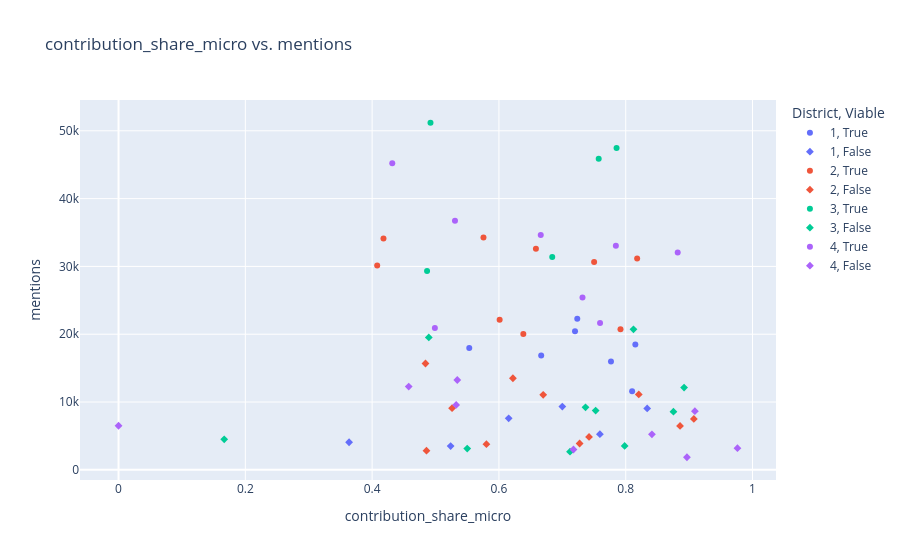

The code cell stored with this chart in its notebook:
### Markdown cell above
## 6. Interactive feature explorer

The main qualitative tool in this notebook. **Edit the two variables at the top
of the cell and rerun** to explore any pairing.

Use the tables above to pick a feature, then use this figure to ask: which
candidates create the relationship? Which contradict it? Is one district driving
it? Are the outliers viable or not?

This is where a coefficient starts becoming a political story.

### Code cell
# ------------------------------------------------------------
# EDIT THESE TWO LINES to explore a different relationship.
# ------------------------------------------------------------
x_variable = "contribution_share_micro"
y_variable = "mentions"
# ------------------------------------------------------------

plot_data = analysis.dropna(subset=[x_variable, y_variable]).copy()
plot_data["district"] = plot_data["district"].astype(str)

fig = px.scatter(
    plot_data,
    x=x_variable,
    y=y_variable,
    color="district",
    symbol="is_viable",
    hover_name="canonical_candidate",
    hover_data={
        "district": True,
        x_variable: ":.3f",
        "mentions": ":,.0f",
        "first_place_votes": ":,.0f",
        "is_viable": True,
    },
    labels={
        "district": "District",
        "is_viable": "Viable",
    },
    title=f"{x_variable} vs. {y_variable}",
)

fig.show()

### Figure 1 — Plotly figure (JSON) as saved in the notebook; plotly's stock layout.template omitted (floating-point values rounded to 4 significant figures)
{"data": [{"customdata": [["1", 3550, true], ["1", 3975, true], ["1", 5586, true], ["1", 4052, true], ["1", 5064, true], ["1", 3894, true], ["1", 8297, true]], "hovertemplate": "<b>%{hovertext}</b><br><br>District=%{customdata[0]}<br>Viable=%{customdata[2]}<br>contribution_share_micro=%{x:.3f}<br>mentions=%{y:,.0f}<br>first_place_votes=%{customdata[1]:,.0f}<extra></extra>", "hovertext": ["Timur Ender", "Terrence Hayes", "Loretta Smith", "Noah Ernst", "Jamie Dunphy", "Steph Routh", "Candace Avalos"], "legendgroup": "1, True", "marker": {"color": "#636efa", "symbol": "circle"}, "mode": "markers", "name": "1, True", "orientation": "v", "showlegend": true, "type": "scatter", "x": [0.6667, 0.7767, 0.5532, 0.8101, 0.8152, 0.72, 0.7236], "xaxis": "x", "y": [16860.0, 15970.0, 17980.0, 11610.0, 18470.0, 20440.0, 22270.0], "yaxis": "y"}, {"customdata": [["1", 720, false], ["1", 1698, false], ["1", 355, false], ["1", 711, false], ["1", 385, false], ["1", 1111, false]], "hovertemplate": "<b>%{hovertext}</b><br><br>District=%{customdata[0]}<br>Viable=%{customdata[2]}<br>contribution_share_micro=%{x:.3f}<br>mentions=%{y:,.0f}<br>first_place_votes=%{customdata[1]:,.0f}<extra></extra>", "hovertext": ["Deian Salazar", "Doug Clove", "Joe Furi", "Cayle Tern", "Thomas Shervey", "David Linn"], "legendgroup": "1, False", "marker": {"color": "#636efa", "symbol": "diamond"}, "mode": "markers", "name": "1, False", "orientation": "v", "showlegend": true, "type": "scatter", "x": [0.7593, 0.6154, 0.3636, 0.8339, 0.5238, 0.7], "xaxis": "x", "y": [5262.0, 7593.0, 4070.0, 9061.0, 3507.0, 9324.0], "yaxis": "y"}, {"customdata": [["2", 3997, true], ["2", 5462, true], ["2", 12447, true], ["2", 2287, true], ["2", 9924, true], ["2", 12047, true], ["2", 3404, true], ["2", 7218, true], ["2", 6838, true]], "hovertemplate": "<b>%{hovertext}</b><br><br>District=%{customdata[0]}<br>Viable=%{customdata[2]}<br>contribution_share_micro=%{x:.3f}<br>mentions=%{y:,.0f}<br>first_place_votes=%{customdata[1]:,.0f}<extra></extra>", "hovertext": ["Marnie Glickman", "Nat West", "Elana Pirtle-Guiney", "Mariah Hudson", "Sameer Kanal", "Dan Ryan", "Jonathan Tasini", "Tiffani Penson", "Michelle DePass"], "legendgroup": "2, True", "marker": {"color": "#EF553B", "symbol": "circle"}, "mode": "markers", "name": "2, True", "orientation": "v", "showlegend": true, "type": "scatter", "x": [0.7917, 0.7502, 0.5756, 0.6385, 0.818, 0.4179, 0.6011, 0.408, 0.6583], "xaxis": "x", "y": [20720.0, 30670.0, 34270.0, 20050.0, 31170.0, 34120.0, 22140.0, 30150.0, 32610.0], "yaxis": "y"}, {"customdata": [["2", 1233, false], ["2", 304, false], ["2", 1228, false], ["2", 707, false], ["2", 1476, false], ["2", 1646, false], ["2", 1114, false], ["2", 759, false], ["2", 834, false], ["2", 2520, false], ["2", 656, false]], "hovertemplate": "<b>%{hovertext}</b><br><br>District=%{customdata[0]}<br>Viable=%{customdata[2]}<br>contribution_share_micro=%{x:.3f}<br>mentions=%{y:,.0f}<br>first_place_votes=%{customdata[1]:,.0f}<extra></extra>", "hovertext": ["Chris Olson", "Sam Sachs", "Debbie Kitchin", "Laura Streib", "James Armstrong", "Michael (Mike) Marshall", "Jennifer Park", "Will Mespelt", "Nabil Zaghloul", "Bob Simril", "Reuben Berlin"], "legendgroup": "2, False", "marker": {"color": "#EF553B", "symbol": "diamond"}, "mode": "markers", "name": "2, False", "orientation": "v", "showlegend": true, "type": "scatter", "x": [0.9075, 0.4857, 0.5261, 0.7421, 0.6221, 0.4842, 0.8206, 0.7273, 0.8857, 0.6698, 0.5802], "xaxis": "x", "y": [7509.0, 2824.0, 9088.0, 4848.0, 13500.0, 15680.0, 11120.0, 3884.0, 6482.0, 11060.0, 3784.0], "yaxis": "y"}, {"customdata": [["3", 16399, true], ["3", 20457, true], ["3", 16320, true], ["3", 3860, true], ["3", 3951, true]], "hovertemplate": "<b>%{hovertext}</b><br><br>District=%{customdata[0]}<br>Viable=%{customdata[2]}<br>contribution_share_micro=%{x:.3f}<br>mentions=%{y:,.0f}<br>first_place_votes=%{customdata[1]:,.0f}<extra></extra>", "hovertext": ["Angelita Morillo", "Steve Novick", "Tiffany Koyama Lane", "Jesse Cornett", "Rex Burkholder"], "legendgroup": "3, True", "marker": {"color": "#00cc96", "symbol": "circle"}, "mode": "markers", "name": "3, True", "orientation": "v", "showlegend": true, "type": "scatter", "x": [0.7856, 0.492, 0.7574, 0.6841, 0.4866], "xaxis": "x", "y": [47480.0, 51190.0, 45880.0, 31390.0, 29340.0], "yaxis": "y"}, {"customdata": [["3", 709, false], ["3", 2786, false], ["3", 548, false], ["3", 1242, false], ["3", 1322, false], ["3", 225, false], ["3", 330, false], ["3", 219, false], ["3", 755, false], ["3", 1551, false]], "hovertemplate": "<b>%{hovertext}</b><br><br>District=%{customdata[0]}<br>Viable=%{customdata[2]}<br>contribution_share_micro=%{x:.3f}<br>mentions=%{y:,.0f}<br>first_place_votes=%{customdata[1]:,.0f}<extra></extra>", "hovertext": ["Ahlam K Osman", "Harrison Kass", "Luke Zak", "Chris Flanary", "Jonathan (Jon) Walker", "Kelly Janes (KJ)", "Dan Gilk", "Theo Hathaway Saner", "Matthew (Matt) Anderson", "Philippe Knab"], "legendgroup": "3, False", "marker": {"color": "#00cc96", "symbol": "diamond"}, "mode": "markers", "name": "3, False", "orientation": "v", "showlegend": true, "type": "scatter", "x": [0.8921, 0.7366, 0.8753, 0.8122, 0.7526, 0.7121, 0.55, 0.7983, 0.1667, 0.4894], "xaxis": "x", "y": [12130.0, 9223.0, 8581.0, 20730.0, 8736.0, 2684.0, 3130.0, 3525.0, 4506.0, 19530.0], "yaxis": "y"}, {"customdata": [["4", 10387, true], ["4", 8123, true], ["4", 4757, true], ["4", 8005, true], ["4", 4415, true], ["4", 3749, true], ["4", 3891, true], ["4", 19138, true]], "hovertemplate": "<b>%{hovertext}</b><br><br>District=%{customdata[0]}<br>Viable=%{customdata[2]}<br>contribution_share_micro=%{x:.3f}<br>mentions=%{y:,.0f}<br>first_place_votes=%{customdata[1]:,.0f}<extra></extra>", "hovertext": ["Mitch Green", "Eli Arnold", "Chad Lykins", "Eric Zimmerman", "Sarah Silkie", "Lisa Freeman", "Bob Weinstein", "Olivia Clark"], "legendgroup": "4, True", "marker": {"color": "#ab63fa", "symbol": "circle"}, "mode": "markers", "name": "4, True", "orientation": "v", "showlegend": true, "type": "scatter", "x": [0.7844, 0.666, 0.7318, 0.5307, 0.882, 0.7595, 0.4989, 0.4317], "xaxis": "x", "y": [33040.0, 34640.0, 25420.0, 36730.0, 32040.0, 21640.0, 20930.0, 45200.0], "yaxis": "y"}, {"customdata": [["4", 315, false], ["4", 578, false], ["4", 230, false], ["4", 1355, false], ["4", 1092, false], ["4", 301, false], ["4", 2004, false], ["4", 1052, false], ["4", 1694, false]], "hovertemplate": "<b>%{hovertext}</b><br><br>District=%{customdata[0]}<br>Viable=%{customdata[2]}<br>contribution_share_micro=%{x:.3f}<br>mentions=%{y:,.0f}<br>first_place_votes=%{customdata[1]:,.0f}<extra></extra>", "hovertext": ["Mike DiNapoli", "Moses Ross", "Michael Trimble", "Andra Vltavín", "Stanley Penkin", "Chris Henry", "Tony Morse", "John Toran", "Ben Hufford"], "legendgroup": "4, False", "marker": {"color": "#ab63fa", "symbol": "diamond"}, "mode": "markers", "name": "4, False", "orientation": "v", "showlegend": true, "type": "scatter", "x": [0.7176, 0.8413, 0.8966, 0.0, 0.5325, 0.9762, 0.5343, 0.9091, 0.4577], "xaxis": "x", "y": [3001.0, 5238.0, 1856.0, 6504.0, 9570.0, 3199.0, 13250.0, 8652.0, 12280.0], "yaxis": "y"}], "layout": {"legend": {"title": {"text": "District, Viable"}, "tracegroupgap": 0}, "title": {"text": "contribution_share_micro vs. mentions"}, "xaxis": {"anchor": "y", "domain": [0, 1], "title": {"text": "contribution_share_micro"}}, "yaxis": {"anchor": "x", "domain": [0, 1], "title": {"text": "mentions"}}}}
